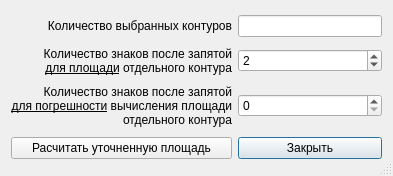
<?xml version="1.0" encoding="UTF-8"?>
<ui version="4.0">
 <class>fillAreaUpdate</class>
 <widget class="QDialog" name="fillAreaUpdate">
  <property name="geometry">
   <rect>
    <x>0</x>
    <y>0</y>
    <width>393</width>
    <height>176</height>
   </rect>
  </property>
  <property name="sizePolicy">
   <sizepolicy hsizetype="Minimum" vsizetype="Minimum">
    <horstretch>0</horstretch>
    <verstretch>0</verstretch>
   </sizepolicy>
  </property>
  <property name="windowTitle">
   <string>Расчёт уточненных площадей</string>
  </property>
  <property name="windowIcon">
   <iconset resource="../resources.qrc">
    <normaloff>:/plugins/openland/icons/fillareaupdate.png</normaloff>:/plugins/openland/icons/fillareaupdate.png</iconset>
  </property>
  <property name="sizeGripEnabled">
   <bool>true</bool>
  </property>
  <property name="modal">
   <bool>true</bool>
  </property>
  <layout class="QGridLayout" name="gridLayout">
   <item row="0" column="0">
    <widget class="QLabel" name="label">
     <property name="sizePolicy">
      <sizepolicy hsizetype="Preferred" vsizetype="Preferred">
       <horstretch>0</horstretch>
       <verstretch>0</verstretch>
      </sizepolicy>
     </property>
     <property name="text">
      <string>&lt;html&gt;&lt;head/&gt;&lt;body&gt;&lt;p align=&quot;right&quot;&gt;Количество выбранных контуров&lt;/p&gt;&lt;/body&gt;&lt;/html&gt;</string>
     </property>
     <property name="alignment">
      <set>Qt::AlignRight|Qt::AlignTrailing|Qt::AlignVCenter</set>
     </property>
    </widget>
   </item>
   <item row="1" column="0">
    <widget class="QLabel" name="label_3">
     <property name="text">
      <string>&lt;html&gt;&lt;head/&gt;&lt;body&gt;&lt;p align=&quot;right&quot;&gt;Количество знаков после запятой&lt;br/&gt;&lt;span style=&quot; text-decoration: underline;&quot;&gt;для площади&lt;/span&gt; отдельного контура&lt;/p&gt;&lt;/body&gt;&lt;/html&gt;</string>
     </property>
    </widget>
   </item>
   <item row="2" column="0">
    <widget class="QLabel" name="label_2">
     <property name="text">
      <string>&lt;html&gt;&lt;head/&gt;&lt;body&gt;&lt;p align=&quot;right&quot;&gt;Количество знаков после запятой&lt;br/&gt;&lt;span style=&quot; text-decoration: underline;&quot;&gt;для погрешности&lt;/span&gt; вычисления площади&lt;br/&gt;отдельного контура&lt;/p&gt;&lt;/body&gt;&lt;/html&gt;</string>
     </property>
    </widget>
   </item>
   <item row="3" column="1">
    <widget class="QPushButton" name="pushButtonCancel">
     <property name="text">
      <string>Закрыть</string>
     </property>
     <property name="icon">
      <iconset resource="../resources.qrc">
       <normaloff>:/plugins/openland/icons/close.png</normaloff>:/plugins/openland/icons/close.png</iconset>
     </property>
    </widget>
   </item>
   <item row="3" column="0">
    <widget class="QPushButton" name="pushButtonOk">
     <property name="text">
      <string>Расчитать уточненную площадь</string>
     </property>
     <property name="icon">
      <iconset resource="../resources.qrc">
       <normaloff>:/plugins/openland/icons/fillareaupdate.png</normaloff>:/plugins/openland/icons/fillareaupdate.png</iconset>
     </property>
    </widget>
   </item>
   <item row="2" column="1">
    <widget class="QSpinBox" name="spinBoxRoundInaccuracy"/>
   </item>
   <item row="0" column="1">
    <widget class="QLineEdit" name="lineEditSelectedCount">
     <property name="readOnly">
      <bool>true</bool>
     </property>
    </widget>
   </item>
   <item row="1" column="1">
    <widget class="QSpinBox" name="spinBoxRoundArea">
     <property name="value">
      <number>2</number>
     </property>
    </widget>
   </item>
  </layout>
 </widget>
 <tabstops>
  <tabstop>lineEditSelectedCount</tabstop>
  <tabstop>spinBoxRoundArea</tabstop>
  <tabstop>spinBoxRoundInaccuracy</tabstop>
  <tabstop>pushButtonOk</tabstop>
  <tabstop>pushButtonCancel</tabstop>
 </tabstops>
 <resources>
  <include location="../resources.qrc"/>
 </resources>
 <connections/>
</ui>
